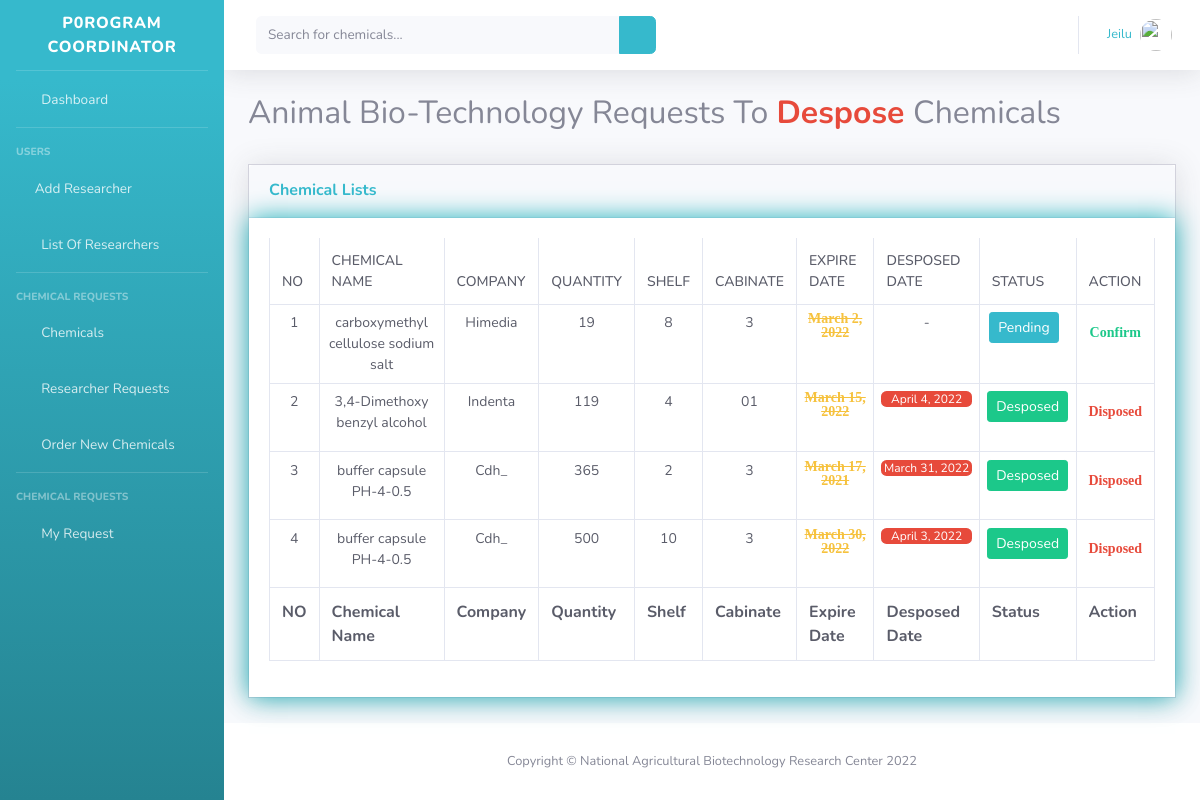
Page /chemical/aDesposeRequest/ (signed in) on the committed database.
### department/models.py (models this page shows, shortened)
class AnimalDesposedChemical(models.Model):
    temprature = (
        ('-', '-'),
        ('+4', '+4'),
        ('-20', '-20'),
        ('-80', '-80'),
    )
    chemical = models.ForeignKey(Chemical, on_delete=models.DO_NOTHING)
    cabinate = models.CharField(max_length=100)
    shelf = models.CharField(max_length=100)
    available = models.IntegerField(default=0)
    recievedDate = models.DateTimeField(auto_now_add=True,null=True)
    expireDate = models.DateField(null=True)
    desposedDate = models.DateField(null=True)
    desposed = models.BooleanField(default=False)
    temprature =  models.CharField(max_length=100, choices=temprature, default='-')

### chemical/models.py (models this page shows, shortened)
class Chemical(models.Model):
    name = models.CharField(max_length=100)
    quantity = models.IntegerField(default=0)
    unit = models.CharField(max_length=30)
    company = models.CharField(max_length=100)
    description = models.CharField(max_length=100)

### chemical/views.py (the view)
# urls.py: path('aDesposeRequest/',views.aDesposeRequest, name= "aDesposeRequest"),
@login_required(login_url='login')
def aDesposeRequest (request):
    page = 'animal'
    requests = AnimalDesposedChemical.objects.all()
    context = { 'page': page, 'obj': requests}
    return render(request, 'custodian/view_despose_requests.html', context)

### chemical/templatetags/cart_template_tags.py (called while the page is built)
@register.filter
def cart_item_count(user):
    if user.is_authenticated:
        qs = Request.objects.filter(user=user, requested=False)
        if qs.exists():
            return qs[0].chemicals.count()
    return 0

### templates/custodian/view_despose_requests.html (shortened to what this page needs)
{% extends 'main.html'%}
{% block content %}
{% if page == 'animal' %}
<div class="container-fluid">
    <div class="text-center">
        <div class="d-sm-flex align-items-center justify-content-between mb-4">
        <h2> Animal Bio-Technology Requests To <strong class="text-danger"> Despose </strong> Chemicals</h2>
        </div>
      </div>
<div class="card shadow mb-4">
    <div class="card-header py-3">
        <h6 class="m-0 font-weight-bold text-info">Chemical Lists</h6>
    </div>
    <div class="card-body" style="box-shadow:0 0 25px 0 rgb(29, 175, 185);">
        <div class="table-responsive">
            <table class="table table-bordered text-gray-800" id="dataTable" width="100%" cellspacing="0" >
                <thead>
                 <tr>
                <th>NO</th>
                <th>Chemical Name</th>
                <th>Company</th>
                <th>Quantity</th>
                <th>Shelf</th>
                <th>Cabinate</th>
                <th>Expire Date </th>
                <th>Desposed Date</th>
                <th>Status</th>
                <th>Action</th>
            </tr>
        </thead>
        <tfoot>
            <tr>
                <th>NO</th>
                <th>Chemical Name</th>
                <th>Company</th>
                <th>Quantity</th>
                <th>Shelf</th>
                <th>Cabinate</th>
                <th>Expire Date</th>
                <th>Desposed Date</th>
                <th>Status</th>
                <th>Action</th>
            </tr>
        </tfoot>
        <tbody>
         {% for chemicals in obj %}
            <tr align="center">
                <td>{{forloop.counter }}</td>
                <td>{{chemicals.chemical.name}}</td>
                <td>{{chemicals.chemical.company}}</td>
                 <td>{{chemicals.available}}</td>
                  <td>{{chemicals.shelf}}</td>
                  <td>{{chemicals.cabinate}}</td>
                  <td>
                  <i class="fas fa-success fa-1x text-warning"> <strike> {{chemicals.expireDate}}</strike></i>
                </td>
                    <td>
                        {% if chemicals.desposed%}
                        <div class="progress mb-4">
                            <div class="progress-bar progress-bar progress-bar-animated bg-danger" role="progressbar" style="width: 100%"
                                aria-valuenow="50" aria-valuemin="0" aria-valuemax="100">{{chemicals.desposedDate}}</div>
                        </div>
                        {%else%}
                        -
                        {%endif%}
                    </td>
                    <td>
                        {% if chemicals.desposed %}
                        <span class="btn btn-success btn-sm">Desposed</span> &nbsp;
                        {%else%}
                        <span class="btn btn-info btn-sm">Pending</span> &nbsp;
                        {%endif%}
                       </td>
                    <td>
                        {% if chemicals.desposed%}
                        <i class="fas fa-check-square fa-1x text-danger"> Disposed  </i>
                        {%else%}
                        <a  href="{% url 'aDesposeConfirm' chemicals.id %}" >
                            <i class="fas fa-pen-square fa-1x text-success"> Confirm </i>
                        </a>
                        {%endif%}
                    </td>
                </tr>
                {%empty%}
                <tr>
                    <td colspan='5'>There are no chemicals</td>
                </tr>
            {%endfor%}
        </tbody>
      </table>
    </div>
    </div>
    </div>
    </div>
{%endif%}
{% endblock%}

### templates/partials/_navbar.html (shortened to what this page needs)
  {%load static%}
  {% load cart_template_tags %}
   <nav class="navbar navbar-expand navbar-light bg-white topbar mb-4 static-top shadow">
                {% if request.user.groups.all.0.name == 'Department' %}
                    <form method="GET" action="{% url 'chemicalList' %}" class="d-none d-sm-inline-block form-inline mr-auto ml-md-3 my-2 my-md-0 mw-100 navbar-search">
                        <div class="input-group">
                            <input type="text" name="q" class="form-control bg-light border-0 small" placeholder="Search for chemicals..."
                                aria-label="Search" aria-describedby="basic-addon2">
                            <div class="input-group-append">
                                <button class="btn btn-info" type="submit">
                                    <i class="fas fa-search fa-sm"></i>
                                </button>
                            </div>
                        </div>
                    </form>
                    {%endif%}
    <ul class="navbar-nav ml-auto">
        <li class="nav-item dropdown no-arrow">
            <a class="nav-link dropdown-toggle" href="#" id="userDropdown" role="button"
                data-toggle="dropdown" aria-haspopup="true" aria-expanded="false">
                <span class="mr-2 d-none d-lg-inline text-info small">{{user}}</span>
                <img class="img-profile rounded-circle"
                    src="{% static 'img/undraw_profile.svg' %}">
            </a>
        </li>
    </ul>
</nav>

### static/css/order.css (style rules this page uses)
body { background-color: #f9f9fa }
.card { box-shadow: none; -webkit-box-shadow: none; -moz-box-shadow: none; -ms-box-shadow: none }
.card { position: relative; display: flex; flex-direction: column; min-width: 0; word-wrap: break-word; background-color: #fff; background-clip: border-box; border: 1px solid #d2d2dc; border-radius: 0 }
.table-responsive { display: block; width: 100%; overflow-x: auto; -webkit-overflow-scrolling: touch; -ms-overflow-style: -ms-autohiding-scrollbar }
.table, .jsgrid .jsgrid-table { width: 100%; max-width: 100%; margin-bottom: 1rem; background-color: transparent }
.table thead th, .jsgrid .jsgrid-table thead th { border-top: 0; border-bottom-width: 1px; font-weight: 500; font-size: .875rem; text-transform: uppercase }
.table td, .jsgrid .jsgrid-table td { font-size: 0.875rem; padding: .475rem 0.4375rem }
button { outline: 0 !important }

### rows in the picture
AnimalDesposedChemical: chemical.name "carboxymethyl cellulose sodium salt", chemical.company "Himedia", available "19", shelf "8", cabinate "3", expireDate "March 2, 2022", desposed "Pending"
AnimalDesposedChemical: chemical.name "3,4-Dimethoxy benzyl alcohol", chemical.company "Indenta", available "119", shelf "4", cabinate "01", expireDate "March 15, 2022", desposedDate "April 4, 2022", desposed "Desposed"
AnimalDesposedChemical: chemical.name "buffer capsule PH-4-0.5", chemical.company "Cdh_", available "365", shelf "2", cabinate "3", expireDate "March 17, 2021", desposedDate "March 31, 2022", desposed "Desposed"
AnimalDesposedChemical: chemical.name "buffer capsule PH-4-0.5", chemical.company "Cdh_", available "500", shelf "10", cabinate "3", expireDate "March 30, 2022", desposedDate "April 3, 2022", desposed "Desposed"

### other values in the picture
{{ user }} "Jeilu"
